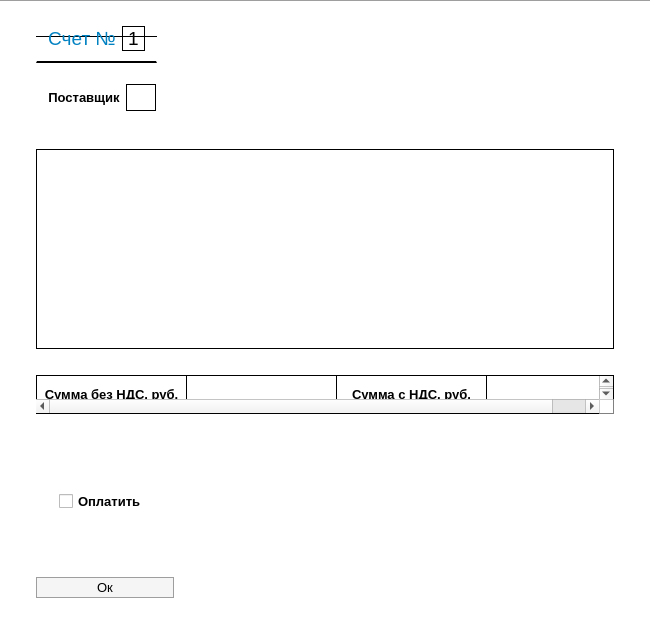
<?xml version="1.0" encoding="UTF-8"?>
<ui version="4.0">
 <class>InvoiceWindow</class>
 <widget class="QDialog" name="InvoiceWindow">
  <property name="geometry">
   <rect>
    <x>0</x>
    <y>0</y>
    <width>650</width>
    <height>620</height>
   </rect>
  </property>
  <property name="minimumSize">
   <size>
    <width>650</width>
    <height>620</height>
   </size>
  </property>
  <property name="maximumSize">
   <size>
    <width>650</width>
    <height>620</height>
   </size>
  </property>
  <property name="windowTitle">
   <string>Данные по счету</string>
  </property>
  <property name="windowIcon">
   <iconset resource="../../resource/resource.qrc">
    <normaloff>:/icons/icons/window-logo.ico</normaloff>:/icons/icons/window-logo.ico</iconset>
  </property>
  <property name="styleSheet">
   <string notr="true">QDialog {
	background-color: white;
	border-top: 1px solid #9e9e9e;
}</string>
  </property>
  <layout class="QGridLayout" name="gridLayout">
   <item row="0" column="0">
    <spacer name="horizontalSpacer_2">
     <property name="orientation">
      <enum>Qt::Horizontal</enum>
     </property>
     <property name="sizeType">
      <enum>QSizePolicy::Preferred</enum>
     </property>
     <property name="sizeHint" stdset="0">
      <size>
       <width>25</width>
       <height>20</height>
      </size>
     </property>
    </spacer>
   </item>
   <item row="0" column="2">
    <spacer name="horizontalSpacer">
     <property name="orientation">
      <enum>Qt::Horizontal</enum>
     </property>
     <property name="sizeType">
      <enum>QSizePolicy::Preferred</enum>
     </property>
     <property name="sizeHint" stdset="0">
      <size>
       <width>25</width>
       <height>20</height>
      </size>
     </property>
    </spacer>
   </item>
   <item row="0" column="1">
    <layout class="QVBoxLayout" name="verticalLayout">
     <item>
      <widget class="QGroupBox" name="invoiceNumberGroup">
       <property name="sizePolicy">
        <sizepolicy hsizetype="Maximum" vsizetype="Maximum">
         <horstretch>0</horstretch>
         <verstretch>0</verstretch>
        </sizepolicy>
       </property>
       <property name="styleSheet">
        <string notr="true">QGroupBox {
	background: white;
	border-top: 1px solid black;
	border-bottom: 2px solid black;
	padding-right: 15px;
	padding-left: 15px;
	margin-top: 25px;
}</string>
       </property>
       <property name="title">
        <string/>
       </property>
       <property name="alignment">
        <set>Qt::AlignCenter</set>
       </property>
       <layout class="QHBoxLayout" name="horizontalLayout">
        <property name="topMargin">
         <number>9</number>
        </property>
        <item>
         <widget class="QLabel" name="label">
          <property name="sizePolicy">
           <sizepolicy hsizetype="Maximum" vsizetype="Maximum">
            <horstretch>0</horstretch>
            <verstretch>0</verstretch>
           </sizepolicy>
          </property>
          <property name="font">
           <font>
            <pointsize>14</pointsize>
            <weight>50</weight>
            <bold>false</bold>
           </font>
          </property>
          <property name="toolTip">
           <string>&lt;html&gt;&lt;head/&gt;&lt;body&gt;&lt;p&gt;&lt;span style=&quot; font-size:10pt;&quot;&gt;Счет на оплату заказа на поставку&lt;/span&gt;&lt;/p&gt;&lt;/body&gt;&lt;/html&gt;</string>
          </property>
          <property name="text">
           <string>&lt;html&gt;&lt;head/&gt;&lt;body&gt;&lt;p&gt;&lt;span style=&quot; color:#0081c1;&quot;&gt;Счет №&lt;/span&gt;&lt;/p&gt;&lt;/body&gt;&lt;/html&gt;</string>
          </property>
          <property name="alignment">
           <set>Qt::AlignCenter</set>
          </property>
         </widget>
        </item>
        <item>
         <widget class="QLabel" name="invoiceNumber">
          <property name="font">
           <font>
            <pointsize>14</pointsize>
           </font>
          </property>
          <property name="styleSheet">
           <string notr="true">QLabel {
	border: 1px solid black;
}</string>
          </property>
          <property name="text">
           <string>1</string>
          </property>
         </widget>
        </item>
       </layout>
      </widget>
     </item>
     <item>
      <widget class="QGroupBox" name="supplierGroup">
       <property name="sizePolicy">
        <sizepolicy hsizetype="Maximum" vsizetype="Maximum">
         <horstretch>0</horstretch>
         <verstretch>0</verstretch>
        </sizepolicy>
       </property>
       <property name="styleSheet">
        <string notr="true">QGroupBox {
	background: white;
	border: 0px;
	padding-right: 15px;
	padding-left: 15px;
	margin-top: 25px;
}</string>
       </property>
       <property name="title">
        <string/>
       </property>
       <property name="alignment">
        <set>Qt::AlignCenter</set>
       </property>
       <layout class="QHBoxLayout" name="horizontalLayout_2">
        <property name="topMargin">
         <number>9</number>
        </property>
        <item>
         <widget class="QLabel" name="label_6">
          <property name="sizePolicy">
           <sizepolicy hsizetype="Maximum" vsizetype="Maximum">
            <horstretch>0</horstretch>
            <verstretch>0</verstretch>
           </sizepolicy>
          </property>
          <property name="font">
           <font>
            <pointsize>10</pointsize>
            <weight>50</weight>
            <bold>false</bold>
           </font>
          </property>
          <property name="text">
           <string>&lt;html&gt;&lt;head/&gt;&lt;body&gt;&lt;p&gt;&lt;span style=&quot; font-weight:600;&quot;&gt;Поставщик&lt;/span&gt;&lt;/p&gt;&lt;/body&gt;&lt;/html&gt;</string>
          </property>
          <property name="alignment">
           <set>Qt::AlignCenter</set>
          </property>
         </widget>
        </item>
        <item>
         <widget class="QLabel" name="supplier">
          <property name="font">
           <font>
            <pointsize>10</pointsize>
           </font>
          </property>
          <property name="styleSheet">
           <string notr="true">QLabel {
	border: 1px solid black;
	padding-top: 5px;
	padding-bottom: 5px;
	padding-left: 10px;
	padding-right: 10px;
}</string>
          </property>
          <property name="text">
           <string/>
          </property>
         </widget>
        </item>
       </layout>
      </widget>
     </item>
     <item>
      <spacer name="verticalSpacer">
       <property name="orientation">
        <enum>Qt::Vertical</enum>
       </property>
       <property name="sizeType">
        <enum>QSizePolicy::Preferred</enum>
       </property>
       <property name="sizeHint" stdset="0">
        <size>
         <width>20</width>
         <height>20</height>
        </size>
       </property>
      </spacer>
     </item>
     <item>
      <widget class="QTableView" name="goodsInOrder">
       <property name="sizePolicy">
        <sizepolicy hsizetype="Expanding" vsizetype="Maximum">
         <horstretch>0</horstretch>
         <verstretch>0</verstretch>
        </sizepolicy>
       </property>
       <property name="minimumSize">
        <size>
         <width>0</width>
         <height>200</height>
        </size>
       </property>
       <property name="maximumSize">
        <size>
         <width>16777215</width>
         <height>16777215</height>
        </size>
       </property>
       <property name="styleSheet">
        <string notr="true">QTableView {
	border: 1px solid black;
	background: white;
	gridline-color: black;
}

QTableView::item {
	color: black;
}

QTableView::item:selected {
	background: #e9f3fb;
}

QHeaderView::section {
	background: #6bd3e0;
	padding-top: 7px;
	padding-bottom: 7px;
	border: 1px solid black;
	border-left: 0px;
	border-top: 0px;
}

 QScrollBar:vertical {
      border: 2px solid #77bdb0;
      background: white;
      width: 20px;
      margin: 35px 0 35px 0;
  }

  QScrollBar::handle:vertical {
      background: #e0dcdc;
	  border-top: 2px solid #77bdb0;
	  border-bottom: 2px solid #77bdb0; 
      min-height: 5px;
  }

  QScrollBar::handle:vertical:hover {
       background: #F19CBB;
  }

  QScrollBar::handle:vertical:pressed {
       background: #FDDB6D;
  }

  QScrollBar::add-line:vertical {
      border: 2px solid grey;
      background: white;
      height: 33px;
      subcontrol-position: bottom;
      subcontrol-origin: margin;
  }

  QScrollBar::add-line:vertical:hover {
      background: #CD9575;
  }

  QScrollBar::add-line:vertical:pressed {
      background: #FDDB6D;
  }

  QScrollBar::sub-line:vertical {
      border: 2px solid grey;
      background: white;
      height: 33px;
      subcontrol-position: top;
      subcontrol-origin: margin;
  }

  QScrollBar::sub-line:vertical:hover {
      background: #CD9575;
  }

  QScrollBar::sub-line:vertical:pressed {
      background: #FDDB6D;
  }

  QScrollBar::up-arrow:vertical, QScrollBar::down-arrow:vertical {
      border: 2px solid grey;
      width: 3px;
      height: 3px;
      background: white;
  }

QScrollBar:horizontal {
      border-top: 2px solid #77bdb0;
	  border-bottom: 2px solid #77bdb0;
      background: white;
      height: 20px;
      margin: 0px 37px 0px 37px;
  }

  QScrollBar::handle:horizontal {
      background: #e0dcdc;
	  border-left: 2px solid #77bdb0;
	  border-right: 2px solid #77bdb0; 
      min-width: 5px;
  }

  QScrollBar::handle:horizontal:hover {
       background: #F19CBB;
  }

  QScrollBar::handle:horizontal:pressed {
       background: #FDDB6D;
  }

  QScrollBar::add-line:horizontal {
      border: 2px solid grey;
      background: white;
      width: 33px;
      subcontrol-position: left;
      subcontrol-origin: margin;
  }

  QScrollBar::add-line:horizontal:hover {
      background: #CD9575;
  }

  QScrollBar::add-line:horizontal:pressed {
      background: #FDDB6D;
  }

  QScrollBar::sub-line:horizontal {
      border: 2px solid grey;
      background: white;
      width: 33px;
      subcontrol-position: right;
      subcontrol-origin: margin;
  }

  QScrollBar::sub-line:horizontal:hover {
      background: #CD9575;
  }

  QScrollBar::sub-line:horizontal:pressed {
      background: #FDDB6D;
  }

  QScrollBar::left-arrow:horizontal, QScrollBar::right-arrow:horizontal {
      border: 2px solid grey;
      width: 3px;
      height: 3px;
      background: white;
  }</string>
       </property>
       <property name="editTriggers">
        <set>QAbstractItemView::NoEditTriggers</set>
       </property>
       <property name="selectionMode">
        <enum>QAbstractItemView::SingleSelection</enum>
       </property>
       <property name="selectionBehavior">
        <enum>QAbstractItemView::SelectRows</enum>
       </property>
       <property name="verticalScrollMode">
        <enum>QAbstractItemView::ScrollPerPixel</enum>
       </property>
       <property name="horizontalScrollMode">
        <enum>QAbstractItemView::ScrollPerPixel</enum>
       </property>
       <attribute name="horizontalHeaderVisible">
        <bool>true</bool>
       </attribute>
       <attribute name="horizontalHeaderCascadingSectionResizes">
        <bool>true</bool>
       </attribute>
       <attribute name="horizontalHeaderMinimumSectionSize">
        <number>100</number>
       </attribute>
       <attribute name="horizontalHeaderDefaultSectionSize">
        <number>150</number>
       </attribute>
       <attribute name="horizontalHeaderStretchLastSection">
        <bool>true</bool>
       </attribute>
       <attribute name="verticalHeaderVisible">
        <bool>false</bool>
       </attribute>
       <attribute name="verticalHeaderMinimumSectionSize">
        <number>30</number>
       </attribute>
       <attribute name="verticalHeaderDefaultSectionSize">
        <number>37</number>
       </attribute>
       <attribute name="verticalHeaderHighlightSections">
        <bool>false</bool>
       </attribute>
      </widget>
     </item>
     <item>
      <spacer name="verticalSpacer_3">
       <property name="orientation">
        <enum>Qt::Vertical</enum>
       </property>
       <property name="sizeType">
        <enum>QSizePolicy::Preferred</enum>
       </property>
       <property name="sizeHint" stdset="0">
        <size>
         <width>20</width>
         <height>20</height>
        </size>
       </property>
      </spacer>
     </item>
     <item>
      <widget class="QTableWidget" name="costInfo">
       <property name="sizePolicy">
        <sizepolicy hsizetype="Expanding" vsizetype="Maximum">
         <horstretch>0</horstretch>
         <verstretch>0</verstretch>
        </sizepolicy>
       </property>
       <property name="minimumSize">
        <size>
         <width>0</width>
         <height>0</height>
        </size>
       </property>
       <property name="maximumSize">
        <size>
         <width>16777215</width>
         <height>39</height>
        </size>
       </property>
       <property name="font">
        <font>
         <pointsize>10</pointsize>
        </font>
       </property>
       <property name="toolTip">
        <string>&lt;html&gt;&lt;head/&gt;&lt;body&gt;&lt;p&gt;Сумма покупки&lt;/p&gt;&lt;/body&gt;&lt;/html&gt;</string>
       </property>
       <property name="styleSheet">
        <string notr="true">QTableWidget {
	border: 1px solid black;
	border-left: 0px;
	background: white;
}

QTableWidget::item {
	color: black;
	border: 0px;
	border-left: 1px solid black;
}



QHeaderView::section {
	background: #6bd3e0;
	padding-top: 7px;
	padding-bottom: 7px;
	border: 1px solid black;
	border-left: 0px;
	border-top: 0px;
}</string>
       </property>
       <property name="verticalScrollBarPolicy">
        <enum>Qt::ScrollBarAsNeeded</enum>
       </property>
       <property name="horizontalScrollBarPolicy">
        <enum>Qt::ScrollBarAsNeeded</enum>
       </property>
       <property name="editTriggers">
        <set>QAbstractItemView::NoEditTriggers</set>
       </property>
       <property name="selectionMode">
        <enum>QAbstractItemView::SingleSelection</enum>
       </property>
       <property name="selectionBehavior">
        <enum>QAbstractItemView::SelectRows</enum>
       </property>
       <property name="verticalScrollMode">
        <enum>QAbstractItemView::ScrollPerPixel</enum>
       </property>
       <property name="horizontalScrollMode">
        <enum>QAbstractItemView::ScrollPerPixel</enum>
       </property>
       <property name="showGrid">
        <bool>false</bool>
       </property>
       <property name="gridStyle">
        <enum>Qt::SolidLine</enum>
       </property>
       <property name="sortingEnabled">
        <bool>false</bool>
       </property>
       <property name="cornerButtonEnabled">
        <bool>true</bool>
       </property>
       <attribute name="horizontalHeaderVisible">
        <bool>false</bool>
       </attribute>
       <attribute name="horizontalHeaderCascadingSectionResizes">
        <bool>true</bool>
       </attribute>
       <attribute name="horizontalHeaderMinimumSectionSize">
        <number>100</number>
       </attribute>
       <attribute name="horizontalHeaderDefaultSectionSize">
        <number>150</number>
       </attribute>
       <attribute name="horizontalHeaderHighlightSections">
        <bool>false</bool>
       </attribute>
       <attribute name="horizontalHeaderStretchLastSection">
        <bool>true</bool>
       </attribute>
       <attribute name="verticalHeaderVisible">
        <bool>false</bool>
       </attribute>
       <attribute name="verticalHeaderMinimumSectionSize">
        <number>30</number>
       </attribute>
       <attribute name="verticalHeaderDefaultSectionSize">
        <number>37</number>
       </attribute>
       <attribute name="verticalHeaderHighlightSections">
        <bool>false</bool>
       </attribute>
       <attribute name="verticalHeaderShowSortIndicator" stdset="0">
        <bool>false</bool>
       </attribute>
       <attribute name="verticalHeaderStretchLastSection">
        <bool>false</bool>
       </attribute>
       <row>
        <property name="text">
         <string>Новая строка</string>
        </property>
        <property name="textAlignment">
         <set>AlignLeading|AlignVCenter</set>
        </property>
       </row>
       <column>
        <property name="text">
         <string>Сумма Без НДС</string>
        </property>
        <property name="font">
         <font>
          <weight>75</weight>
          <bold>true</bold>
         </font>
        </property>
       </column>
       <column>
        <property name="text">
         <string>Сумма без НДС</string>
        </property>
        <property name="font">
         <font>
          <weight>75</weight>
          <bold>true</bold>
         </font>
        </property>
       </column>
       <column>
        <property name="text">
         <string>Сумма с НДС</string>
        </property>
        <property name="font">
         <font>
          <weight>75</weight>
          <bold>true</bold>
         </font>
        </property>
       </column>
       <column>
        <property name="text">
         <string>Сумма с НДС</string>
        </property>
        <property name="font">
         <font>
          <weight>75</weight>
          <bold>true</bold>
         </font>
        </property>
       </column>
       <item row="0" column="0">
        <property name="text">
         <string>Сумма без НДС, руб.</string>
        </property>
        <property name="font">
         <font>
          <weight>75</weight>
          <bold>true</bold>
         </font>
        </property>
        <property name="textAlignment">
         <set>AlignCenter</set>
        </property>
       </item>
       <item row="0" column="1">
        <property name="text">
         <string/>
        </property>
        <property name="textAlignment">
         <set>AlignCenter</set>
        </property>
       </item>
       <item row="0" column="2">
        <property name="text">
         <string>Сумма с НДС, руб.</string>
        </property>
        <property name="font">
         <font>
          <weight>75</weight>
          <bold>true</bold>
         </font>
        </property>
        <property name="textAlignment">
         <set>AlignCenter</set>
        </property>
       </item>
       <item row="0" column="3">
        <property name="text">
         <string/>
        </property>
        <property name="textAlignment">
         <set>AlignCenter</set>
        </property>
       </item>
      </widget>
     </item>
     <item>
      <spacer name="verticalSpacer_2">
       <property name="orientation">
        <enum>Qt::Vertical</enum>
       </property>
       <property name="sizeType">
        <enum>QSizePolicy::Preferred</enum>
       </property>
       <property name="sizeHint" stdset="0">
        <size>
         <width>20</width>
         <height>20</height>
        </size>
       </property>
      </spacer>
     </item>
     <item>
      <widget class="QGroupBox" name="paymentGroup">
       <property name="sizePolicy">
        <sizepolicy hsizetype="Maximum" vsizetype="Preferred">
         <horstretch>0</horstretch>
         <verstretch>0</verstretch>
        </sizepolicy>
       </property>
       <property name="styleSheet">
        <string notr="true">QGroupBox {
	background: white;
	border: 0px;
}</string>
       </property>
       <property name="title">
        <string/>
       </property>
       <property name="alignment">
        <set>Qt::AlignLeading|Qt::AlignLeft|Qt::AlignVCenter</set>
       </property>
       <layout class="QVBoxLayout" name="verticalLayout_2">
        <property name="leftMargin">
         <number>20</number>
        </property>
        <item>
         <widget class="QCheckBox" name="payment">
          <property name="font">
           <font>
            <pointsize>10</pointsize>
            <weight>75</weight>
            <bold>true</bold>
           </font>
          </property>
          <property name="toolTip">
           <string>&lt;html&gt;&lt;head/&gt;&lt;body&gt;&lt;p&gt;&lt;span style=&quot; font-weight:400;&quot;&gt;Оплатить заказ&lt;/span&gt;&lt;/p&gt;&lt;/body&gt;&lt;/html&gt;</string>
          </property>
          <property name="text">
           <string>Оплатить</string>
          </property>
          <property name="tristate">
           <bool>false</bool>
          </property>
         </widget>
        </item>
       </layout>
      </widget>
     </item>
     <item>
      <widget class="QPushButton" name="ok">
       <property name="sizePolicy">
        <sizepolicy hsizetype="Maximum" vsizetype="Fixed">
         <horstretch>0</horstretch>
         <verstretch>0</verstretch>
        </sizepolicy>
       </property>
       <property name="font">
        <font>
         <pointsize>10</pointsize>
        </font>
       </property>
       <property name="styleSheet">
        <string notr="true">QPushButton {
	padding-left: 60px;
	padding-right: 60px;
	padding-top: 2px;
	padding-bottom: 2px;
	background-color: #f5f5f5;
	border-style: solid;
	border-width: 1px;
	border-color: #9e9e9e;
	margin-top: 11px;
	margin-bottom: 11px;
}

 QPushButton:hover {
     background-color: #78DBE2;
 }
 QPushButton:pressed {
     background-color: #3F888F;
 }</string>
       </property>
       <property name="text">
        <string>Ок</string>
       </property>
      </widget>
     </item>
    </layout>
   </item>
  </layout>
 </widget>
 <resources>
  <include location="../../resource/resource.qrc"/>
 </resources>
 <connections/>
</ui>
